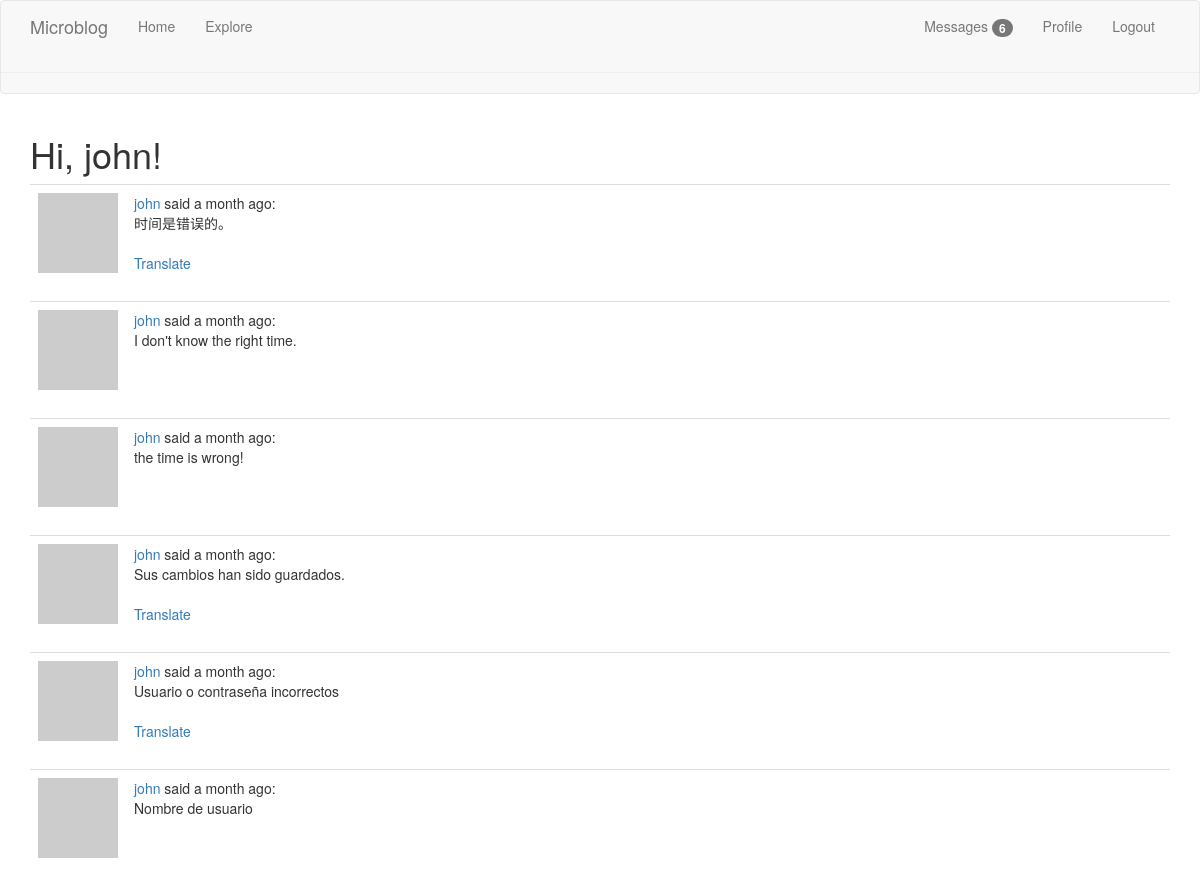
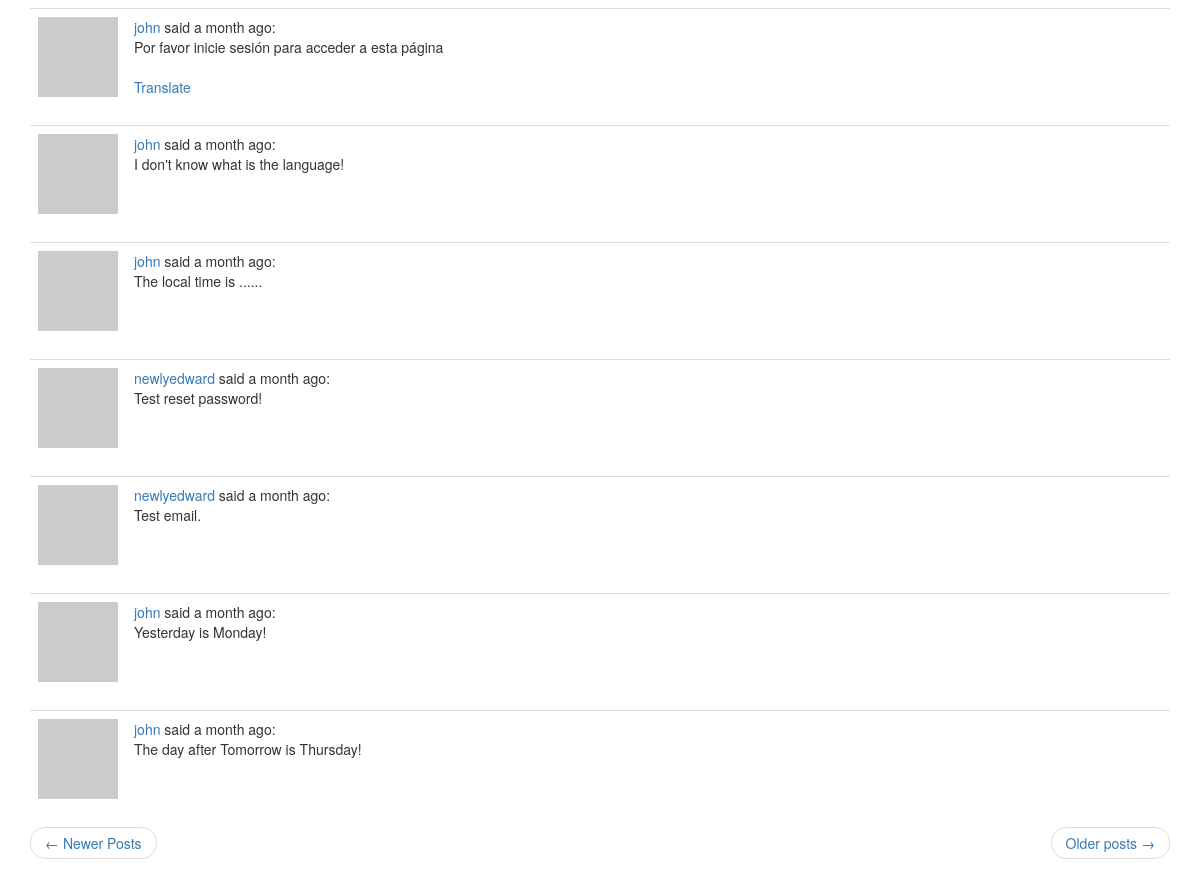
Screenshot of /explore?page=2 (signed in) with the database file from the repository (2 pictures, top to bottom).
### app/models.py (models this page shows, shortened)
class User(UserMixin, db.Model):
    id = db.Column(db.Integer, primary_key=True)
    username = db.Column(db.String(64), index=True, unique=True)
    email = db.Column(db.String(120), index=True, unique=True)
    password_hash = db.Column(db.String(128))
    posts = db.relationship('Post', backref='author', lazy='dynamic')
    about_me = db.Column(db.String(140))
    last_seen = db.Column(db.DateTime, default=datetime.utcnow)
    followed = db.relationship(
        'User', secondary=followers,
        primaryjoin=(followers.c.follower_id == id),
        secondaryjoin=(followers.c.followed_id == id),
        backref=db.backref('followers', lazy='dynamic'), lazy='dynamic')
    messages_sent = db.relationship('Message',
                                    foreign_keys='Message.sender_id',
                                    backref='author', lazy='dynamic')
    messages_received = db.relationship('Message',
                                        foreign_keys='Message.recipient_id',
                                        backref='recipient', lazy='dynamic')
    last_message_read_time = db.Column(db.DateTime)
    notifications = db.relationship('Notification', backref='user',
                                    lazy='dynamic')
    def avatar(self, size):
        digest = md5(self.email.lower().encode('utf-8')).hexdigest()
        return 'https://www.gravatar.com/avatar/{}?d=identicon&s={}'.format(
            digest, size)
    def new_messages(self):
        last_read_time = self.last_message_read_time or datetime(1900, 1, 1)
        return Message.query.filter_by(recipient=self).filter(
            Message.timestamp > last_read_time).count()

class Post(db.Model):
    id = db.Column(db.Integer, primary_key=True)
    body = db.Column(db.String(140))
    timestamp = db.Column(db.DateTime, index=True, default=datetime.utcnow())
    user_id = db.Column(db.Integer, db.ForeignKey('user.id'))
    language = db.Column(db.String(5))

### app/main/routes.py (the view)
@bp.route('/explore')
@login_required
def explore():
    page = request.args.get('page', 1, type=int)
    posts = Post.query.order_by(Post.timestamp.desc()).paginate(
        page, current_app.config['POSTS_PER_PAGE'], False)
    next_url = url_for('main.explore', page=posts.next_num) if posts.has_next else None
    prev_url = url_for('main.explore', page=posts.prev_num) if posts.has_prev else None
    return render_template('index.html', title=_('Explore'), posts=posts.items,
                           next_url=next_url, prev_url=prev_url)

### app/main/routes.py (called while the page is built)
@bp.before_request
def before_request():
    if current_user.is_authenticated:
        current_user.last_seen = datetime.utcnow()
        db.session.commit()
    g.locale = str(get_locale())

### app/models.py (called while the page is built)
@login.user_loader
def load_user(id):
    return User.query.get(int(id))

### app/templates/index.html (shortened to what this page needs)
{% extends "base.html" %}
{% import 'bootstrap/wtf.html' as wtf %}
{% block app_content %}
    <h1>{{ _('Hi, %(username)s!', username=current_user.username) }}</h1>
    {% for post in posts %}
        {% include '_post.html' %}
    {% endfor %}
    <nav aria-label="...">
        <ul class="pager">
            <li class="previous{% if not prev_url %} diabled {% endif %}">
                <a href="{{ prev_url or '#'}}">
                    <span aria-hidden="true">&larr;</span> {{ _('Newer Posts') }}
                </a>
            </li>
            <li class="next{% if not next_url%} disable {% endif %}">
                <a href="{{ next_url or '#'}}">
                    {{ _('Older posts') }}  <span aria-hidden="true">&rarr;</span>
                </a>
            </li>
        </ul>
    </nav>
{% endblock %}

### app/templates/_post.html (shortened to what this page needs)
<table class="table table-hover">
    <tr>
        <td width="70px" >
            <a href="{{ url_for('main.user', username=post.author.username) }}">
                <img src="{{ post.author.avatar(36) }}">
            </a>
        </td>
        <td>
            {{ _('%(username)s said %(when)s',
                username=user_link, when=moment(post.timestamp).fromNow()) }}:
            <br>
            <span id="post{{ post.id }}">{{ post.body }}</span>
            {% if post.language and post.language != g.locale %}
            <br><br>
            <span id="translation{{ post.id}}">
                <a href="javascript:translate(
                    '#post{{ post.id}}',
                    '#translation{{post.id}}',
                    '{{ post.language}}',
                    '{{ g.locale}}');">{{ _('Translate')}}</a>
            </span>
            {% endif %}
        </td>
    </tr>
</table>

### rows the page displays
Post: body "时间是错误的。"
Post: body "I don't know the right time."
Post: body "the time is wrong!"
Post: body "Sus cambios han sido guardados."
Post: body "Usuario o contraseña incorrectos"
Post: body "Nombre de usuario"
Post: body "Por favor inicie sesión para acceder a esta página"
Post: body "I don't know what is the language!"
Post: body "The local time is ......"
Post: body "Test reset password!"
Post: body "Test email."
Post: body "Yesterday is Monday!"
Post: body "The day after Tomorrow is Thursday!"

### other values shown
{{ new_messages }} "6"
